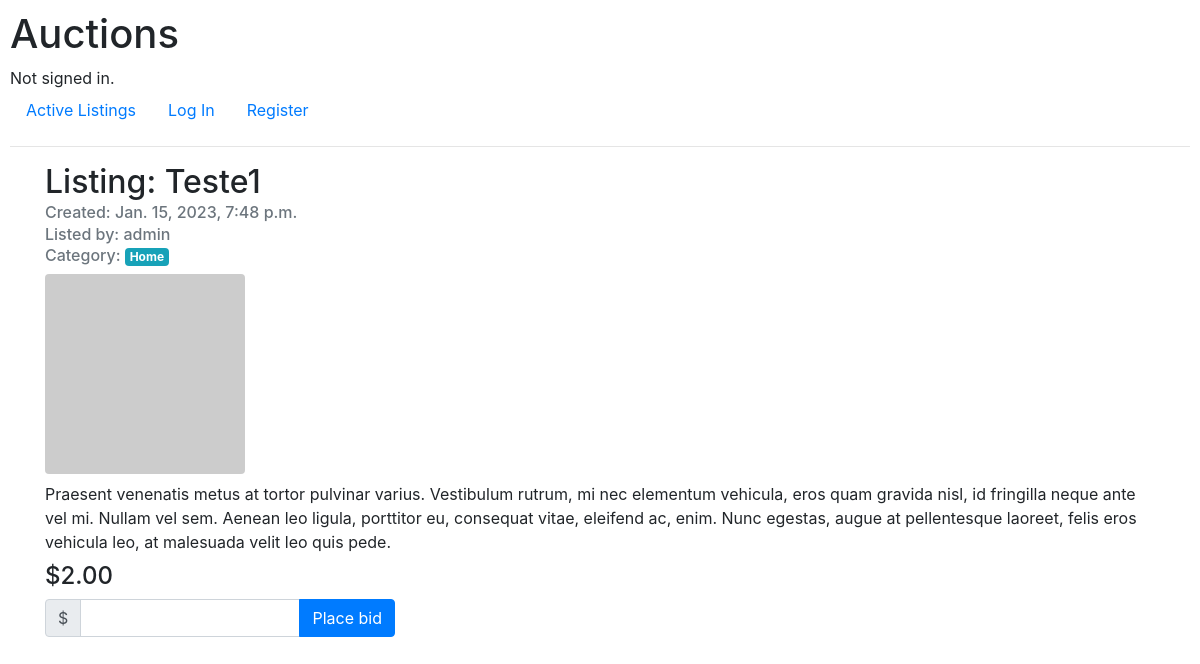
/listing/1, run on the app's committed database.
### auctions/models.py (models this page shows, shortened)
class Listing(models.Model):
    user = models.ForeignKey(to=User, on_delete=models.PROTECT)
    title = models.CharField(max_length=50)
    description = models.TextField()
    category = models.ForeignKey(to=Category, on_delete=models.PROTECT, blank=True, null=True)
    image = models.URLField(blank=True, null=True)
    starting_price = models.DecimalField(max_digits=20, decimal_places=2)
    date_created = models.DateTimeField(auto_now_add=True)
    is_active = models.BooleanField(default=True)

class User(AbstractUser):
    pass

class Category(models.Model):
    name = models.CharField(max_length=50, unique=True)
    def __str__(self) -> str:
        return self.name
    class Meta:
        verbose_name_plural = "Categories"

class Bid(models.Model):
    user = models.ForeignKey(to=User, on_delete=models.PROTECT)
    listing = models.ForeignKey(to=Listing, on_delete=models.CASCADE)
    date = models.DateTimeField(auto_now_add=True)
    value = models.DecimalField(max_digits=20, decimal_places=2)

### auctions/views.py (the view, shortened to what this page needs)
# urls.py: path("listing/<int:listing_id>", views.listing_detail, name="listing_detail"),
def listing_detail(request, listing_id):
    context = {}
    user = request.user
    listing = get_object_or_404(Listing, pk=listing_id)
    best_bid = Bid.objects.filter(listing=listing_id).order_by('value').last()
    context["listing"] = listing
    context["best_bid"] = best_bid
    return render(request, "auctions/listing_detail.html", context=context)

### auctions/templates/auctions/listing_detail.html (shortened to what this page needs)
{% extends 'auctions/layout.html' %}
{% block body %}
    <div class="container">
        <div class="row">
            <div class="col">
                <h2>Listing: {{ listing.title }}</h2>
                <h6 class="card-subtitle mb-2 text-muted">Created: {{ listing.date_created }}</h6>
                <h6 class="card-subtitle mb-2 text-muted">Listed by: {{ listing.user }}</h6>
                <h6 class="card-subtitle mb-2 text-muted">Category: <span class="badge badge-info">{{ listing.category }}</span></h6>
            </div>
        </div>
        <div class="row">
            <div class="col d-flex justify-content-start">
                <img src="{{ listing.image|default:'https://dummyimage.com/200x200/404040/ffffff.jpg&text=No+Image' }}" style="width: 200px; height: 200px;" class="rounded" alt="Teste">
            </div>
        </div>
        <div class="row">
            <div class="col">
                <p class="mt-2 mb-2">{{ listing.description }}</p>
            </div>
        </div>
        <div class="row">
            <div class="col">
                <h4>${{ best_bid.value|default:listing.starting_price|floatformat:2 }}</h4>
            </div>
        </div>
        <div class="row">
            <div class="col-4">
                <form action="{% url 'listing_detail' listing.id %}" method="post">
                    <div class="form-group ">
                        <div class="input-group">
                            <div class="input-group-prepend">
                                <span class="input-group-text">$</span>
                            </div>
                            <input type="text" class="form-control{% if bid_error %} is-invalid{% endif %}" name="bid" id="id_bid" required>
                            <div class="input-group-append">
                                <button class="btn btn-primary" type="submit">Place bid</button>
                            </div>
                        </div>
                    </div>
                </form>
            </div>
        </div>
    </div>
{% endblock body %}

### auctions/static/auctions/styles.css (style rules this page uses)
body { padding: 10px; }

### data on the page
Listing: title "Teste1", date_created "Jan. 15, 2023, 7:48 p.m.", user "admin", category "Home", description "Praesent venenatis metus at tortor pulvinar varius. Vestibulum rutrum, mi nec elementum vehicula, eros quam gravida nisl, id fringilla neque ante vel mi. Nullam vel sem. Aenean leo ligula, porttitor eu, consequat vitae, eleifend ac, enim. Nunc egestas, augue at pellentesque laoreet, felis eros vehicula leo, at malesuada velit leo quis pede."
Bid: value "2.00"
